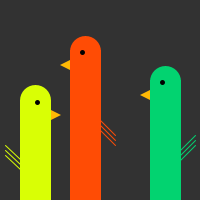
Frame 1 (no input)
Frame 60 (the mouse pressed at the canvas centre just before this capture): identical to frame 1, image omitted
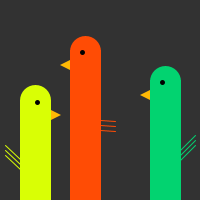
Frame 120 (the mouse held since frame 60 and released just before this capture)

The Processing sketch that drew these frames (run headless with seeded random() and noise(); from frame 60 on, the mouse is pressed at the canvas centre):

// Processing sketch: processing_17425
// ── processing_17425.pde

void setup(){
  size(200,200);
  smooth();
}

void draw(){
  
  background(50);
  
  // yellow-green bird
    
  //neck
  noStroke();
  fill(217,255,5);
  rect(20,100,31,100);
  //head
  noStroke();
  fill(217,255,5);
  ellipseMode(CORNER);
  ellipse(20,85,31,31);
  //beak
  noStroke();
  fill(255,185,5);
  triangle(51,110,51,120,61,115);
   //eye
  noStroke();
  fill(0);
  ellipse(35,100,5,5);
  //wing
  stroke(217,255,5);
  line(21,160,5,145);
  line(21,165,5,150);
  line(21,170,5,155);
  
  // red bird
  
  //neck
  noStroke();
  fill(255,76,5);
  rect(70,50,31,150);
  //head
  noStroke();
  fill(255,76,5);
  ellipseMode(CORNER);
  ellipse(70,36,31,31);
  //beak
  noStroke();
  fill(255,185,5);
  triangle(70,60,70,70,60,65);
  //eye
  noStroke();
  fill(0);
  ellipse(80,50,5,5);
  //wing
  stroke(255,76,5);
  line(100,130,115,145-mouseY/7);
  line(100,125,115,140-mouseY/7);
  line(100,120,115,135-mouseY/7);
  
  // blue-green bird
  
  //neck
  noStroke();
  fill(2,211,112);
  rect(150,80,31,150);
  //head
  noStroke();
  fill(2,211,112);
  ellipseMode(CORNER);
  ellipse(150,66,31,31);
  //beak
  noStroke();
  fill(255,185,5);
  triangle(150,90,150,100,140,95);
  //eye
  noStroke();
  fill(0);
  ellipse(160,80,5,5);
  //wing
  stroke(2,211,112);
  line(180,160,195,145);
  line(180,155,195,140);
  line(180,150,195,135);
  
}               
